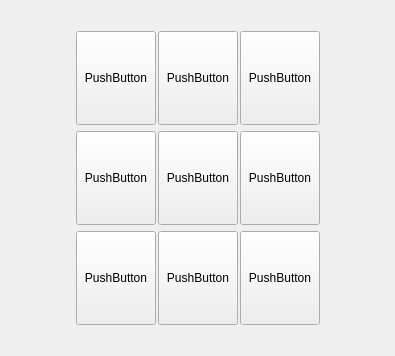
<?xml version="1.0" encoding="UTF-8"?>
<ui version="4.0">
 <class>Widget</class>
 <widget class="QWidget" name="Widget">
  <property name="geometry">
   <rect>
    <x>0</x>
    <y>0</y>
    <width>395</width>
    <height>356</height>
   </rect>
  </property>
  <property name="windowTitle">
   <string>Widget</string>
  </property>
  <layout class="QGridLayout" name="gridLayout">
   <property name="horizontalSpacing">
    <number>2</number>
   </property>
   <item row="3" column="2">
    <widget class="QPushButton" name="pushButton_8">
     <property name="sizePolicy">
      <sizepolicy hsizetype="Minimum" vsizetype="Preferred">
       <horstretch>0</horstretch>
       <verstretch>0</verstretch>
      </sizepolicy>
     </property>
     <property name="text">
      <string>PushButton</string>
     </property>
    </widget>
   </item>
   <item row="4" column="0" colspan="5">
    <spacer name="horizontalSpacer_2">
     <property name="orientation">
      <enum>Qt::Horizontal</enum>
     </property>
     <property name="sizeHint" stdset="0">
      <size>
       <width>40</width>
       <height>20</height>
      </size>
     </property>
    </spacer>
   </item>
   <item row="1" column="3">
    <widget class="QPushButton" name="pushButton_3">
     <property name="sizePolicy">
      <sizepolicy hsizetype="Minimum" vsizetype="Preferred">
       <horstretch>0</horstretch>
       <verstretch>0</verstretch>
      </sizepolicy>
     </property>
     <property name="text">
      <string>PushButton</string>
     </property>
    </widget>
   </item>
   <item row="3" column="3">
    <widget class="QPushButton" name="pushButton_9">
     <property name="sizePolicy">
      <sizepolicy hsizetype="Minimum" vsizetype="Preferred">
       <horstretch>0</horstretch>
       <verstretch>0</verstretch>
      </sizepolicy>
     </property>
     <property name="text">
      <string>PushButton</string>
     </property>
    </widget>
   </item>
   <item row="2" column="1">
    <widget class="QPushButton" name="pushButton_4">
     <property name="sizePolicy">
      <sizepolicy hsizetype="Minimum" vsizetype="Preferred">
       <horstretch>0</horstretch>
       <verstretch>0</verstretch>
      </sizepolicy>
     </property>
     <property name="text">
      <string>PushButton</string>
     </property>
    </widget>
   </item>
   <item row="0" column="0" colspan="5">
    <spacer name="horizontalSpacer">
     <property name="orientation">
      <enum>Qt::Horizontal</enum>
     </property>
     <property name="sizeHint" stdset="0">
      <size>
       <width>40</width>
       <height>20</height>
      </size>
     </property>
    </spacer>
   </item>
   <item row="3" column="1">
    <widget class="QPushButton" name="pushButton_7">
     <property name="sizePolicy">
      <sizepolicy hsizetype="Minimum" vsizetype="Preferred">
       <horstretch>0</horstretch>
       <verstretch>0</verstretch>
      </sizepolicy>
     </property>
     <property name="text">
      <string>PushButton</string>
     </property>
    </widget>
   </item>
   <item row="2" column="3">
    <widget class="QPushButton" name="pushButton_6">
     <property name="sizePolicy">
      <sizepolicy hsizetype="Minimum" vsizetype="Preferred">
       <horstretch>0</horstretch>
       <verstretch>0</verstretch>
      </sizepolicy>
     </property>
     <property name="text">
      <string>PushButton</string>
     </property>
    </widget>
   </item>
   <item row="2" column="2">
    <widget class="QPushButton" name="pushButton_5">
     <property name="sizePolicy">
      <sizepolicy hsizetype="Minimum" vsizetype="Preferred">
       <horstretch>0</horstretch>
       <verstretch>0</verstretch>
      </sizepolicy>
     </property>
     <property name="text">
      <string>PushButton</string>
     </property>
    </widget>
   </item>
   <item row="1" column="2">
    <widget class="QPushButton" name="pushButton_2">
     <property name="sizePolicy">
      <sizepolicy hsizetype="Minimum" vsizetype="Preferred">
       <horstretch>0</horstretch>
       <verstretch>0</verstretch>
      </sizepolicy>
     </property>
     <property name="text">
      <string>PushButton</string>
     </property>
    </widget>
   </item>
   <item row="1" column="1">
    <widget class="QPushButton" name="pushButton">
     <property name="sizePolicy">
      <sizepolicy hsizetype="Minimum" vsizetype="Preferred">
       <horstretch>0</horstretch>
       <verstretch>0</verstretch>
      </sizepolicy>
     </property>
     <property name="text">
      <string>PushButton</string>
     </property>
    </widget>
   </item>
   <item row="1" column="0" rowspan="3">
    <spacer name="verticalSpacer_2">
     <property name="orientation">
      <enum>Qt::Vertical</enum>
     </property>
     <property name="sizeHint" stdset="0">
      <size>
       <width>20</width>
       <height>40</height>
      </size>
     </property>
    </spacer>
   </item>
   <item row="1" column="4" rowspan="3">
    <spacer name="verticalSpacer">
     <property name="orientation">
      <enum>Qt::Vertical</enum>
     </property>
     <property name="sizeHint" stdset="0">
      <size>
       <width>20</width>
       <height>40</height>
      </size>
     </property>
    </spacer>
   </item>
  </layout>
 </widget>
 <resources/>
 <connections/>
</ui>
